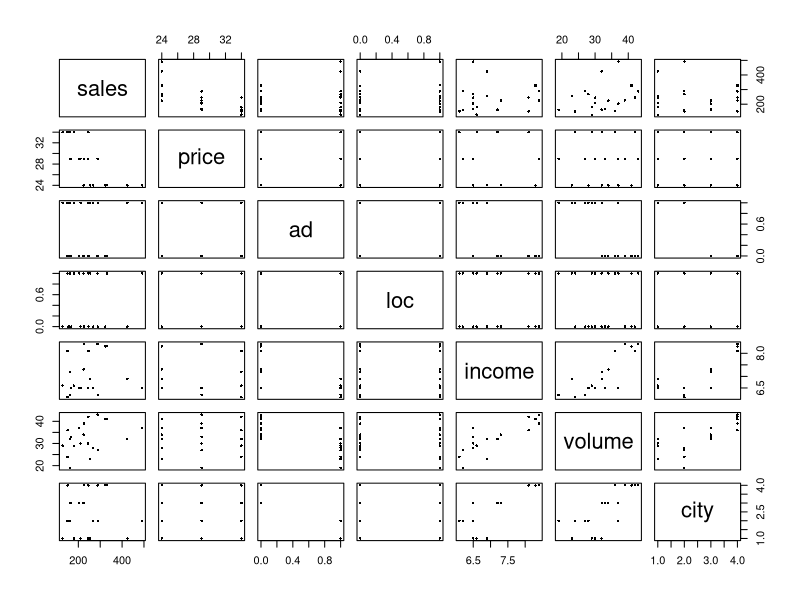

The R source for this figure:
## ---- chunk 1
knitr::opts_chunk$set(echo = TRUE)
## ---- chunk 2
library(car)
setwd("/Users/ecm/teach/data")
newfood = read.csv("newfood.csv")
names(newfood)
head(newfood)
## ---- chunk 3
summary(newfood)
## ---- chunk 4
plot(newfood, cex=.5, pch=16)
## ---- chunk 5
ans = with(newfood, table(city, ad, loc, price))
ftable(ans, row.vars=1:2, cols.vars = 3:4)
## ---- chunk 6
round(cor(newfood), 3)
## ---- chunk 7
summary(lm(sales ~ price, newfood))
## ---- chunk 8
summary(lm(sales ~ price+ad, newfood))
## ---- chunk 9
summary(lm(sales ~ price+ad+loc, newfood))
## ---- chunk 10
fit = lm(sales ~ price+ad+loc+volume, newfood)
summary(fit)
vif(fit)
